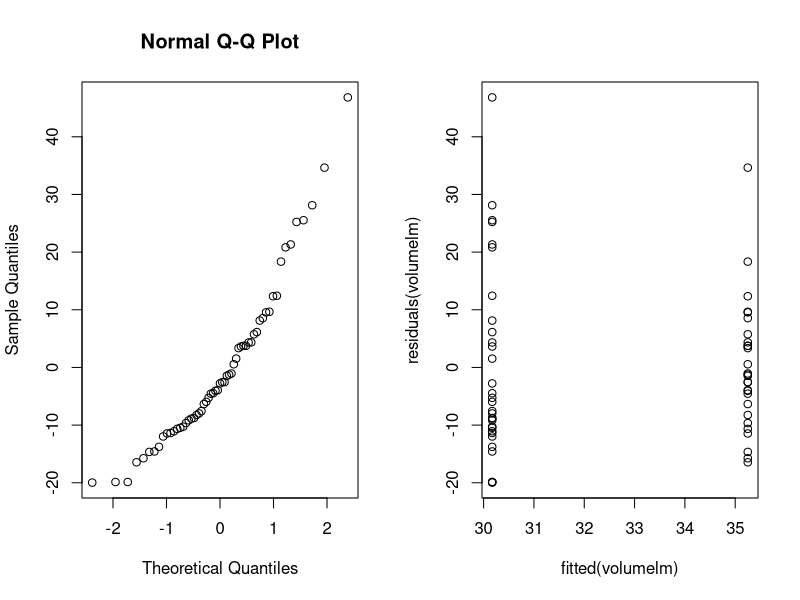
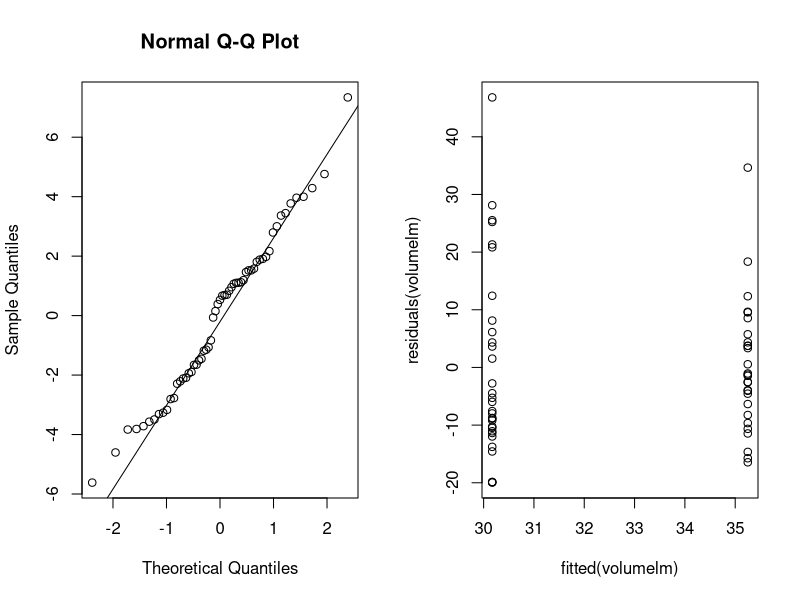
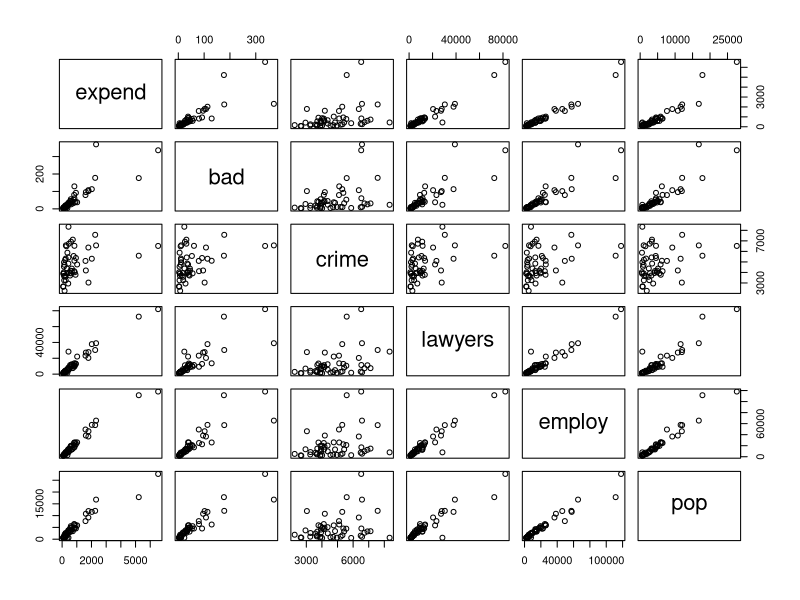
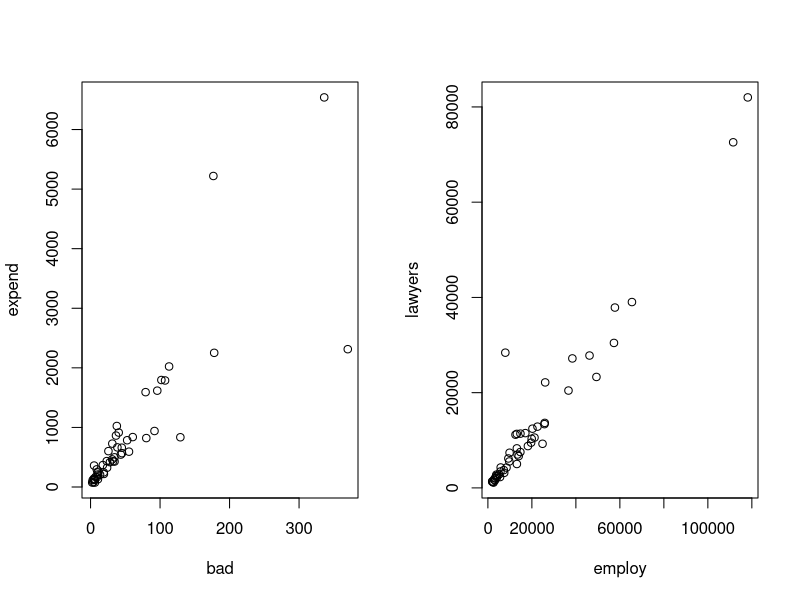

These figures' R source, in order:
## ---- chunk 1
treeVolume = read.table("treeVolume.txt", header = T)
head(treeVolume)
## ---- chunk 2
volumelm = lm(volume ~ factor(type), data = treeVolume)
anova(volumelm)
## ---- chunk 3
par(mfrow=c(1,2))
qqnorm(residuals(volumelm))
plot(fitted(volumelm), residuals(volumelm))
par(mfrow=c(1,1))
## ---- chunk 4
t.test(volume ~ factor(type), data=treeVolume)
## ---- chunk 5
volumelm1 = lm(volume ~ height + factor(type) * diameter, data = treeVolume)
anova(volumelm1)
## ---- chunk 6
volumelm2 = lm(volume ~ diameter + factor(type) * height, data = treeVolume)
anova(volumelm2)
## ---- chunk 7
volumeFulllm = lm(volume ~ diameter + height + factor(type), data = treeVolume)
anova(volumeFulllm)
## ---- chunk 8
volumeFulllm = lm(volume ~ diameter + height, data = treeVolume)
anova(volumeFulllm)
## ---- chunk 9
volumeFulllm = lm(volume ~ diameter * height, data = treeVolume)
anova(volumeFulllm)
## ---- chunk 10
par(mfrow=c(1,2))
qqnorm(residuals(volumeFulllm))
qqline(residuals(volumeFulllm))
plot(fitted(volumelm), residuals(volumelm))
par(mfrow=c(1,1))

## ---- chunk 11
d = mean(treeVolume$diameter)
h = mean(treeVolume$height)
avgTree = data.frame(diameter=d, height=h, type="oak")

unname(predict(volumeFulllm, avgTree))

## ---- chunk 12
perfectVolume = pi * (treeVolume$diameter / 2)**2 * treeVolume$height
volumePerfectlm = lm(treeVolume$volume ~ perfectVolume)
anova(volumePerfectlm)
## ---- chunk 13
summary(volumeFulllm)
summary(volumePerfectlm)
## ---- chunk 14
expensescrime = read.table("expensescrime.txt", header = T)
pairs(expensescrime[,-1])
## ---- chunk 15
par(mfrow=c(1,2))
plot(expend ~ bad, data=expensescrime)
plot(lawyers ~ employ, data=expensescrime)
par(mfrow=c(1,1))
## ---- chunk 16
summary(lm(expend ~ bad, data=expensescrime))$r.squared
summary(lm(expend ~ crime, data=expensescrime))$r.squared
summary(lm(expend ~ lawyers, data=expensescrime))$r.squared
summary(lm(expend ~ employ, data=expensescrime))$r.squared
summary(lm(expend ~ pop, data=expensescrime))$r.squared


## ---- chunk 17
summary(lm(expend ~ employ + bad, data=expensescrime))$r.squared
summary(lm(expend ~ employ + crime, data=expensescrime))$r.squared
summary(lm(expend ~ employ + lawyers, data=expensescrime))$r.squared
summary(lm(expend ~ employ + pop, data=expensescrime))$r.squared
## ---- chunk 18
summary(lm(expend ~ employ + lawyers + bad, data=expensescrime))$r.squared
summary(lm(expend ~ employ + lawyers + crime, data=expensescrime))$r.squared
summary(lm(expend ~ employ + lawyers + pop, data=expensescrime))$r.squared
## ---- chunk 19
model = lm(expend ~ employ + lawyers, data=expensescrime)
## ---- chunk 20
newData = data.frame(bad=50, crime=5000, lawyers=5000, employ=5000, pop=5000)
predict(model, newData, interval = 'prediction')
## ---- chunk 21
titanic = read.table("titanic.txt", header = T)
## ---- chunk 22
titlm = lm(Survived ~ factor(PClass) + Age + factor(Sex), data=titanic)
summary(titlm)
## ---- chunk 23
titIntlm1 = lm(Survived ~ factor(PClass) + Age + factor(Sex) + factor(PClass):Age, data=titanic)
summary(titIntlm1)

titIntlm2 = lm(Survived ~ factor(PClass) + Age + factor(Sex) + factor(Sex):Age, data=titanic)
summary(titIntlm2)

titIntlm3 = lm(Survived ~ factor(PClass) + Age + factor(Sex) + factor(PClass):Age + factor(Sex):Age, data=titanic)
summary(titIntlm3)
## ---- chunk 24
tlm = lm(Survived ~ factor(PClass) + Age + factor(Sex) + factor(Sex):Age, data=titanic)
summary(tlm)

tlm = lm(Survived ~ factor(PClass) + factor(Sex) + factor(Sex):Age, data=titanic)
summary(tlm)
## ---- chunk 25
coups = read.table("coups.txt", header = T)
## ---- chunk 26
model <- glm(miltcoup ~ ., data = coups, family = "poisson")
summary(model)
